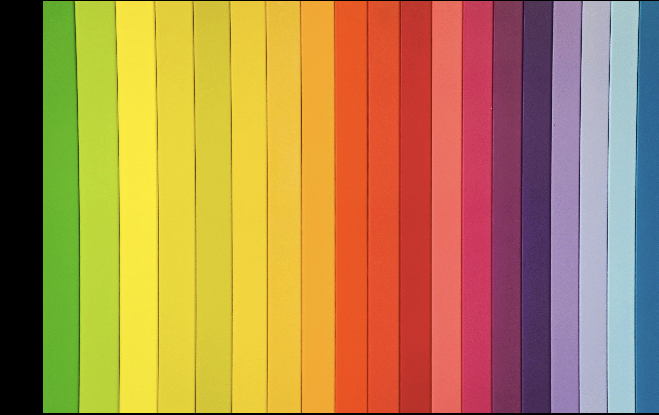
#> input picture opencvFirst/img/color_line.png, 659 x 415 px
$ python _13_image_filtring.py
#> lines starting #> are read from the running program, lines starting #| are printed output that depends on the picture
#image filtering = applying a small matrix (kernel) over the image to modify pixels for purposes like:

# 1.Reduce noise
# 2.Detect edges
# 3.Smooth or sharpen image
# 4.Highlight specific features

# 🔹 Common Image Filters in OpenCV
# 1.Averaging (cv2.blur) → smoothens image by averaging neighborhood pixels
# 2.Gaussian Blur (cv2.GaussianBlur) → weighted blur, better for noise reduction
# 3.Median Filter (cv2.medianBlur) → replaces pixel with the median of neighbors, removes salt & pepper noise
# 4.Bilateral Filter (cv2.bilateralFilter) → smoothens but keeps edges sharp
# 5.Sobel / Laplacian Filters → edge detection

import cv2 as cv
import numpy as np
import matplotlib.pyplot as plt

# Load as Image
img = cv.imread('./img/color_line.png', cv.IMREAD_COLOR)
#> img is the input picture: shape (415, 659, 3); mean B, G, R 78.7, 136.3, 175.8

# cv.imshow('Original Image', img)
# Convert to grayscale
gray_img = cv.cvtColor(img, cv.COLOR_BGR2GRAY)
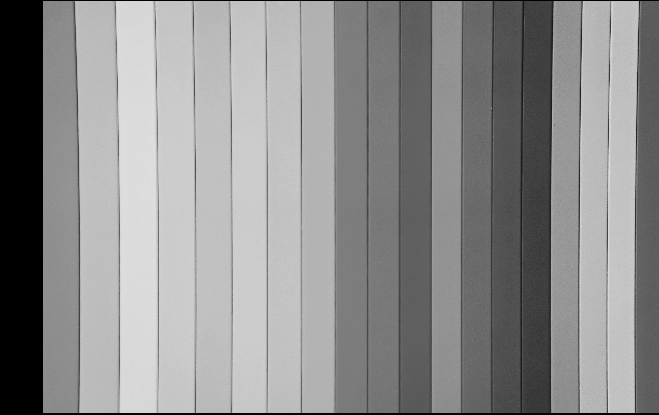
#> gray_img: shape (415, 659); min 0, max 227, mean 141.5
kernel = np.ones((3,3), np.float32) / 9


# Apply different filters
blur = cv.blur(gray_img, (5, 5))                  # Averaging
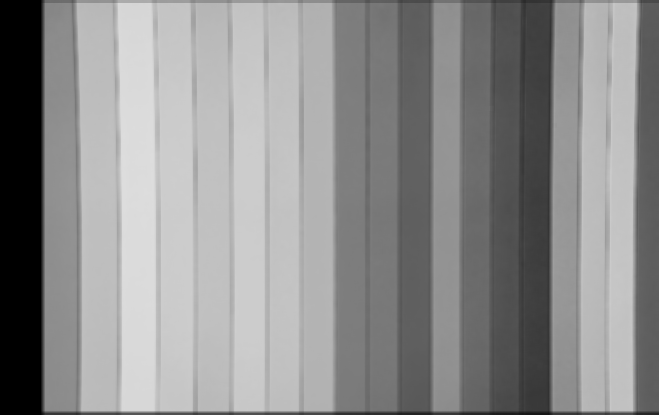
#> blur: shape (415, 659); min 0, max 221, mean 141.7
gaussian = cv.GaussianBlur(gray_img, (5, 5), 0)   # Gaussian Blur
median = cv.medianBlur(gray_img, 5)               # Median Filter
bilateral = cv.bilateralFilter(gray_img, 9, 75, 75)  # Bilateral Filter
Convolved = cv.filter2D(gray_img, -1, kernel)  # Mean Filter


# Show results side by side
titles = ['Original', 'Averaging', 'Gaussian Blur', 'Median Blur', 'Bilateral Filter', 'Convolved(Mean Filter)']
images = [img, blur, gaussian, median, bilateral, Convolved]

plt.figure(figsize=(12, 8))

for i in range(6):
    plt.subplot(2, 3, i+1)   # 2 rows, 3 columns
    if i == 0:   # Original image is colored (BGR → RGB)
        plt.imshow(img[..., ::-1])  # Convert BGR to RGB
        #                     or
        # plt.imshow(cv.cvtColor(images[i], cv.COLOR_BGR2RGB))
    else:  # All other images are grayscale
        plt.imshow(images[i])
    plt.title(titles[i])
    plt.axis("off")


plt.tight_layout()
plt.show()
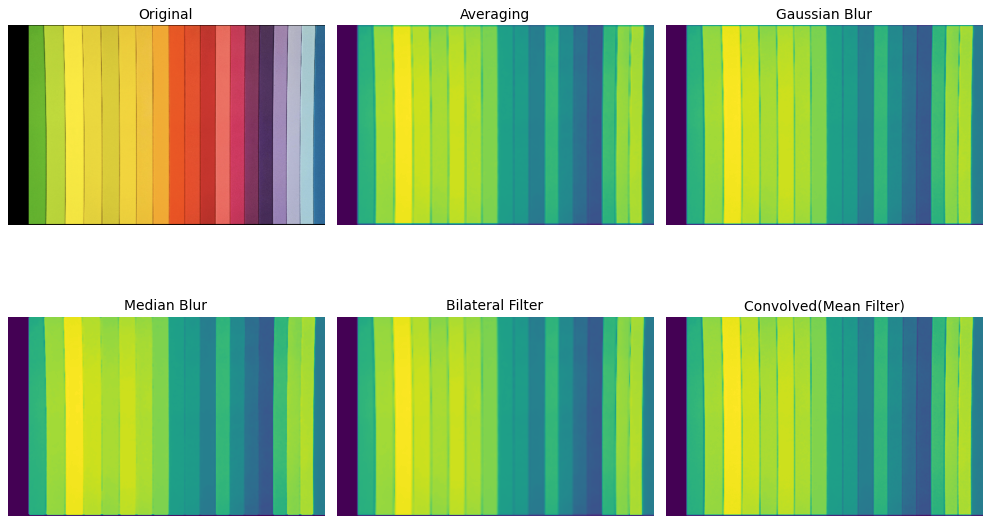
#> figure drawn by matplotlib, 6 panels


cv.imwrite('./img/color_line_filtered.jpg', img)
cv.waitKey(0)
cv.destroyAllWindows()

# python _13_image_filtring.py

$ run again, with opencvFirst/img/img1.png copied over opencvFirst/img/color_line.png
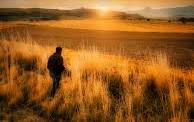
#> input picture opencvFirst/img/img1.png, 194 x 122 px
#> img is the input picture: shape (122, 194, 3); mean B, G, R 33, 91.6, 149.8
#> `gray_img = cv.cvtColor(img, cv.COLOR_BGR2GRAY)`:
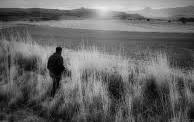
#> gray_img: shape (122, 194); min 0, max 239, mean 102.3
#> `blur = cv.blur(gray_img, (5, 5))`:
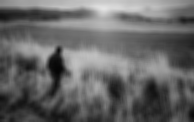
#> blur: shape (122, 194); min 4, max 228, mean 102.3
